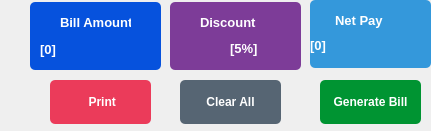
          <widget class="QFrame" name="frame_11">
           <property name="geometry">
            <rect>
             <x>1880</x>
             <y>370</y>
             <width>431</width>
             <height>131</height>
            </rect>
           </property>
           <property name="styleSheet">
            <string notr="true">QFrame#frame_11{
border:1px solid rgb(213, 216, 220);
}</string>
           </property>
           <property name="frameShape">
            <enum>QFrame::Shape::NoFrame</enum>
           </property>
           <widget class="QPushButton" name="Print_Bill_Btn">
            <property name="geometry">
             <rect>
              <x>50</x>
              <y>80</y>
              <width>101</width>
              <height>44</height>
             </rect>
            </property>
            <property name="font">
             <font>
              <bold>true</bold>
             </font>
            </property>
            <property name="cursor">
             <cursorShape>PointingHandCursor</cursorShape>
            </property>
            <property name="styleSheet">
             <string notr="true">QPushButton{
  background-color: #eb3b5a;
  color: rgb(255, 255, 255);
  border-radius:5px;

}
QPushButton::pressed{
	padding-left:5px;
	padding-top: 5px;
	background-color: rgb(128, 139, 150);
}</string>
            </property>
            <property name="text">
             <string> Print</string>
            </property>
            <property name="icon">
             <iconset>
              <normaloff>:/images/Images/printing.png</normaloff>:/images/Images/printing.png</iconset>
            </property>
           </widget>
           <widget class="QPushButton" name="Clear_All_Btn">
            <property name="geometry">
             <rect>
              <x>180</x>
              <y>80</y>
              <width>101</width>
              <height>44</height>
             </rect>
            </property>
            <property name="font">
             <font>
              <bold>true</bold>
             </font>
            </property>
            <property name="cursor">
             <cursorShape>PointingHandCursor</cursorShape>
            </property>
            <property name="styleSheet">
             <string notr="true">QPushButton{
  background-color: rgb(86, 101, 115);
  color: rgb(255, 255, 255);
  border-radius:5px;

}
QPushButton::pressed{
	padding-left:5px;
	padding-top: 5px;
	background-color: rgb(128, 139, 150);
}</string>
            </property>
            <property name="text">
             <string>Clear All</string>
            </property>
            <property name="icon">
             <iconset>
              <normaloff>:/images/Images/clean.png</normaloff>:/images/Images/clean.png</iconset>
            </property>
           </widget>
           <widget class="QPushButton" name="Generate_Bill_Btn">
            <property name="geometry">
             <rect>
              <x>320</x>
              <y>80</y>
              <width>101</width>
              <height>44</height>
             </rect>
            </property>
            <property name="font">
             <font>
              <bold>true</bold>
             </font>
            </property>
            <property name="cursor">
             <cursorShape>PointingHandCursor</cursorShape>
            </property>
            <property name="styleSheet">
             <string notr="true">QPushButton{
  background-color: #009432;
  color: rgb(255, 255, 255);
  border-radius:5px;

}
QPushButton::pressed{
	padding-left:5px;
	padding-top: 5px;
	background-color: rgb(128, 139, 150);
}</string>
            </property>
            <property name="text">
             <string>Generate Bill</string>
            </property>
            <property name="icon">
             <iconset>
              <normaloff>../../checking.png</normaloff>../../checking.png</iconset>
            </property>
           </widget>
           <widget class="QFrame" name="frame_12">
            <property name="geometry">
             <rect>
              <x>30</x>
              <y>2</y>
              <width>131</width>
              <height>68</height>
             </rect>
            </property>
            <property name="styleSheet">
             <string notr="true">  background-color: #0652DD;
  color: rgb(255, 255, 255);
  border-radius:5px;</string>
            </property>
            <property name="frameShape">
             <enum>QFrame::Shape::NoFrame</enum>
            </property>
            <widget class="QLabel" name="label_39">
             <property name="geometry">
              <rect>
               <x>30</x>
               <y>10</y>
               <width>71</width>
               <height>21</height>
              </rect>
             </property>
             <property name="font">
              <font>
               <pointsize>10</pointsize>
               <bold>true</bold>
              </font>
             </property>
             <property name="text">
              <string>Bill Amount</string>
             </property>
            </widget>
            <widget class="QLabel" name="Label_Bill_Amnt">
             <property name="geometry">
              <rect>
               <x>10</x>
               <y>37</y>
               <width>101</width>
               <height>21</height>
              </rect>
             </property>
             <property name="font">
              <font>
               <pointsize>10</pointsize>
               <bold>true</bold>
              </font>
             </property>
             <property name="layoutDirection">
              <enum>Qt::LayoutDirection::LeftToRight</enum>
             </property>
             <property name="text">
              <string>[0]</string>
             </property>
            </widget>
           </widget>
           <widget class="QFrame" name="frame_13">
            <property name="geometry">
             <rect>
              <x>170</x>
              <y>2</y>
              <width>131</width>
              <height>68</height>
             </rect>
            </property>
            <property name="styleSheet">
             <string notr="true">  background-color: rgb(125, 60, 152);
  color: rgb(255, 255, 255);
  border-radius:5px;</string>
            </property>
            <property name="frameShape">
             <enum>QFrame::Shape::NoFrame</enum>
            </property>
            <widget class="QLabel" name="label_47">
             <property name="geometry">
              <rect>
               <x>30</x>
               <y>10</y>
               <width>111</width>
               <height>21</height>
              </rect>
             </property>
             <property name="font">
              <font>
               <pointsize>10</pointsize>
               <bold>true</bold>
              </font>
             </property>
             <property name="text">
              <string>Discount</string>
             </property>
            </widget>
            <widget class="QLabel" name="label_48">
             <property name="geometry">
              <rect>
               <x>60</x>
               <y>36</y>
               <width>51</width>
               <height>21</height>
              </rect>
             </property>
             <property name="font">
              <font>
               <pointsize>10</pointsize>
               <bold>true</bold>
              </font>
             </property>
             <property name="text">
              <string>[5%]</string>
             </property>
            </widget>
           </widget>
           <widget class="QFrame" name="frame_14">
            <property name="geometry">
             <rect>
              <x>310</x>
              <y>0</y>
              <width>121</width>
              <height>68</height>
             </rect>
            </property>
            <property name="styleSheet">
             <string notr="true">  background-color: rgb(52, 152, 219);
  color: rgb(255, 255, 255);
  border-radius:5px;</string>
            </property>
            <property name="frameShape">
             <enum>QFrame::Shape::NoFrame</enum>
            </property>
            <widget class="QLabel" name="Label_Net_Pay">
             <property name="geometry">
              <rect>
               <x>0</x>
               <y>35</y>
               <width>111</width>
               <height>21</height>
              </rect>
             </property>
             <property name="font">
              <font>
               <pointsize>10</pointsize>
               <bold>true</bold>
              </font>
             </property>
             <property name="text">
              <string>[0]</string>
             </property>
            </widget>
            <widget class="QLabel" name="label_50">
             <property name="geometry">
              <rect>
               <x>25</x>
               <y>10</y>
               <width>81</width>
               <height>21</height>
              </rect>
             </property>
             <property name="font">
              <font>
               <pointsize>10</pointsize>
               <bold>true</bold>
              </font>
             </property>
             <property name="text">
              <string>Net Pay</string>
             </property>
            </widget>
           </widget>
          </widget>
